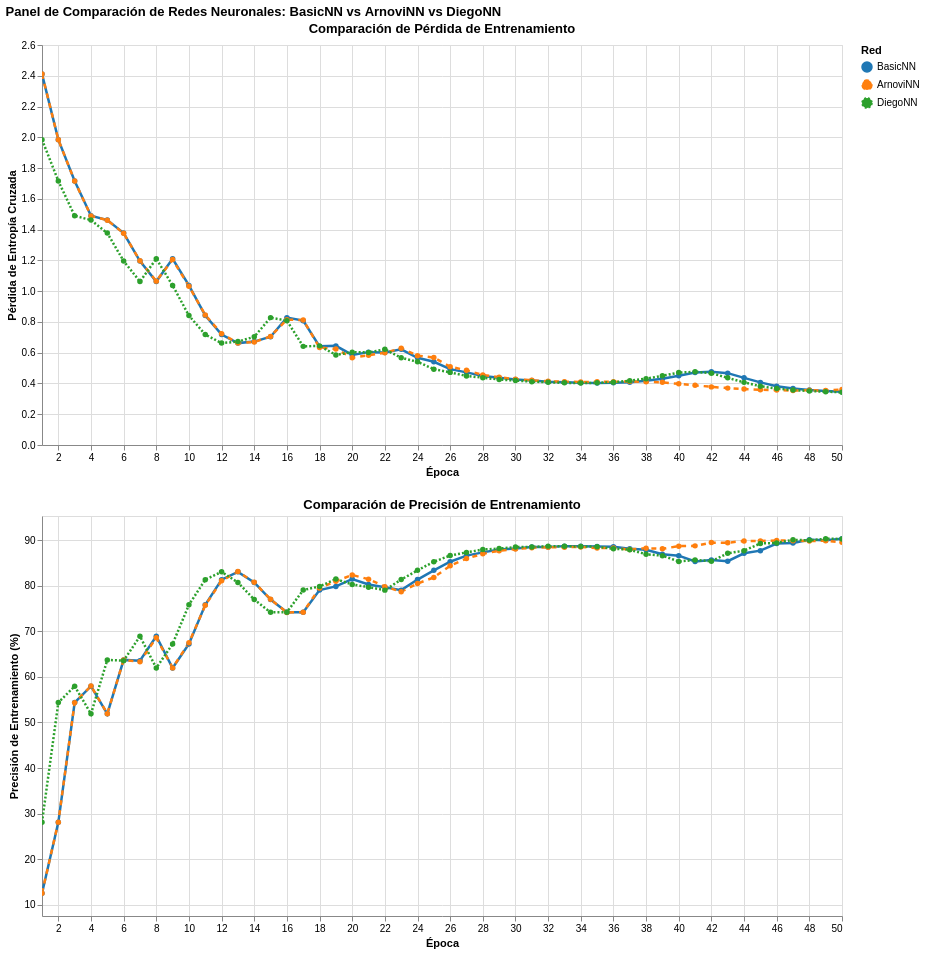

Notebook code for this chart:
### Markdown cell above
## 11. Panel de Control de Visualización Combinada

### Code cell
# Crear un panel de control combinado con los tres gráficos
dashboard = alt.vconcat(
    chart_loss,
    chart_acc
).properties(
    title='Panel de Comparación de Redes Neuronales: BasicNN vs ArnoviNN vs DiegoNN'
).resolve_scale(
    color='shared'
)

# Mostrar el panel de control
dashboard.show()

print("✓ Panel de control de visualización combinada mostrado")

### Figure 1 — Vega-Lite specification as saved in the notebook (floating-point values rounded to 4 significant figures; data arrays with more than 128 entries replaced by an {"elided": "..."} marker saying what was removed)
{"config": {"view": {"continuousWidth": 300, "continuousHeight": 300}}, "vconcat": [{"data": {"name": "data-c4b560899826e1ab9b70aeac72d1be2b"}, "mark": {"type": "line", "point": true, "size": 2.5}, "encoding": {"color": {"field": "Network", "scale": {"domain": ["BasicNN", "ArnoviNN", "DiegoNN"], "range": ["#1f77b4", "#ff7f0e", "#2ca02c"]}, "title": "Red", "type": "nominal"}, "strokeDash": {"field": "Network", "scale": {"domain": ["BasicNN", "ArnoviNN", "DiegoNN"], "range": [[], [5, 5], [2, 2]]}, "type": "nominal"}, "tooltip": [{"field": "Epoch", "type": "quantitative"}, {"field": "Network", "type": "nominal"}, {"field": "Loss", "format": ".4f", "type": "quantitative"}], "x": {"field": "Epoch", "scale": {"nice": false}, "title": "Época", "type": "quantitative"}, "y": {"field": "Loss", "title": "Pérdida de Entropía Cruzada", "type": "quantitative"}}, "height": 400, "name": "view_1c78055041352518_0", "title": "Comparación de Pérdida de Entrenamiento", "width": 800}, {"data": {"name": "data-07ccda530d289f3930e259c82f2e1557"}, "mark": {"type": "line", "point": true, "size": 2.5}, "encoding": {"color": {"field": "Network", "scale": {"domain": ["BasicNN", "ArnoviNN", "DiegoNN"], "range": ["#1f77b4", "#ff7f0e", "#2ca02c"]}, "title": "Red", "type": "nominal"}, "strokeDash": {"field": "Network", "scale": {"domain": ["BasicNN", "ArnoviNN", "DiegoNN"], "range": [[], [5, 5], [2, 2]]}, "type": "nominal"}, "tooltip": [{"field": "Epoch", "type": "quantitative"}, {"field": "Network", "type": "nominal"}, {"field": "Accuracy (%)", "format": ".2f", "type": "quantitative"}], "x": {"field": "Epoch", "scale": {"nice": false}, "title": "Época", "type": "quantitative"}, "y": {"field": "Accuracy (%)", "scale": {"domain": [7.527, 95.3]}, "title": "Precisión de Entrenamiento (%)", "type": "quantitative"}}, "height": 400, "name": "view_ad8f351363f9e5cb_1", "title": "Comparación de Precisión de Entrenamiento", "width": 800}], "params": [{"name": "param_1e9efca18e7a2868", "select": {"type": "interval", "encodings": ["x", "y"]}, "bind": "scales", "views": ["view_1c78055041352518_0", "view_ad8f351363f9e5cb_1"]}], "resolve": {"scale": {"color": "shared"}}, "title": "Panel de Comparación de Redes Neuronales: BasicNN vs ArnoviNN vs DiegoNN", "$schema": "https://vega.github.io/schema/vega-lite/v6.1.0.json", "datasets": {"data-c4b560899826e1ab9b70aeac72d1be2b": {"elided": "150 records"}, "data-07ccda530d289f3930e259c82f2e1557": {"elided": "150 records"}}}
